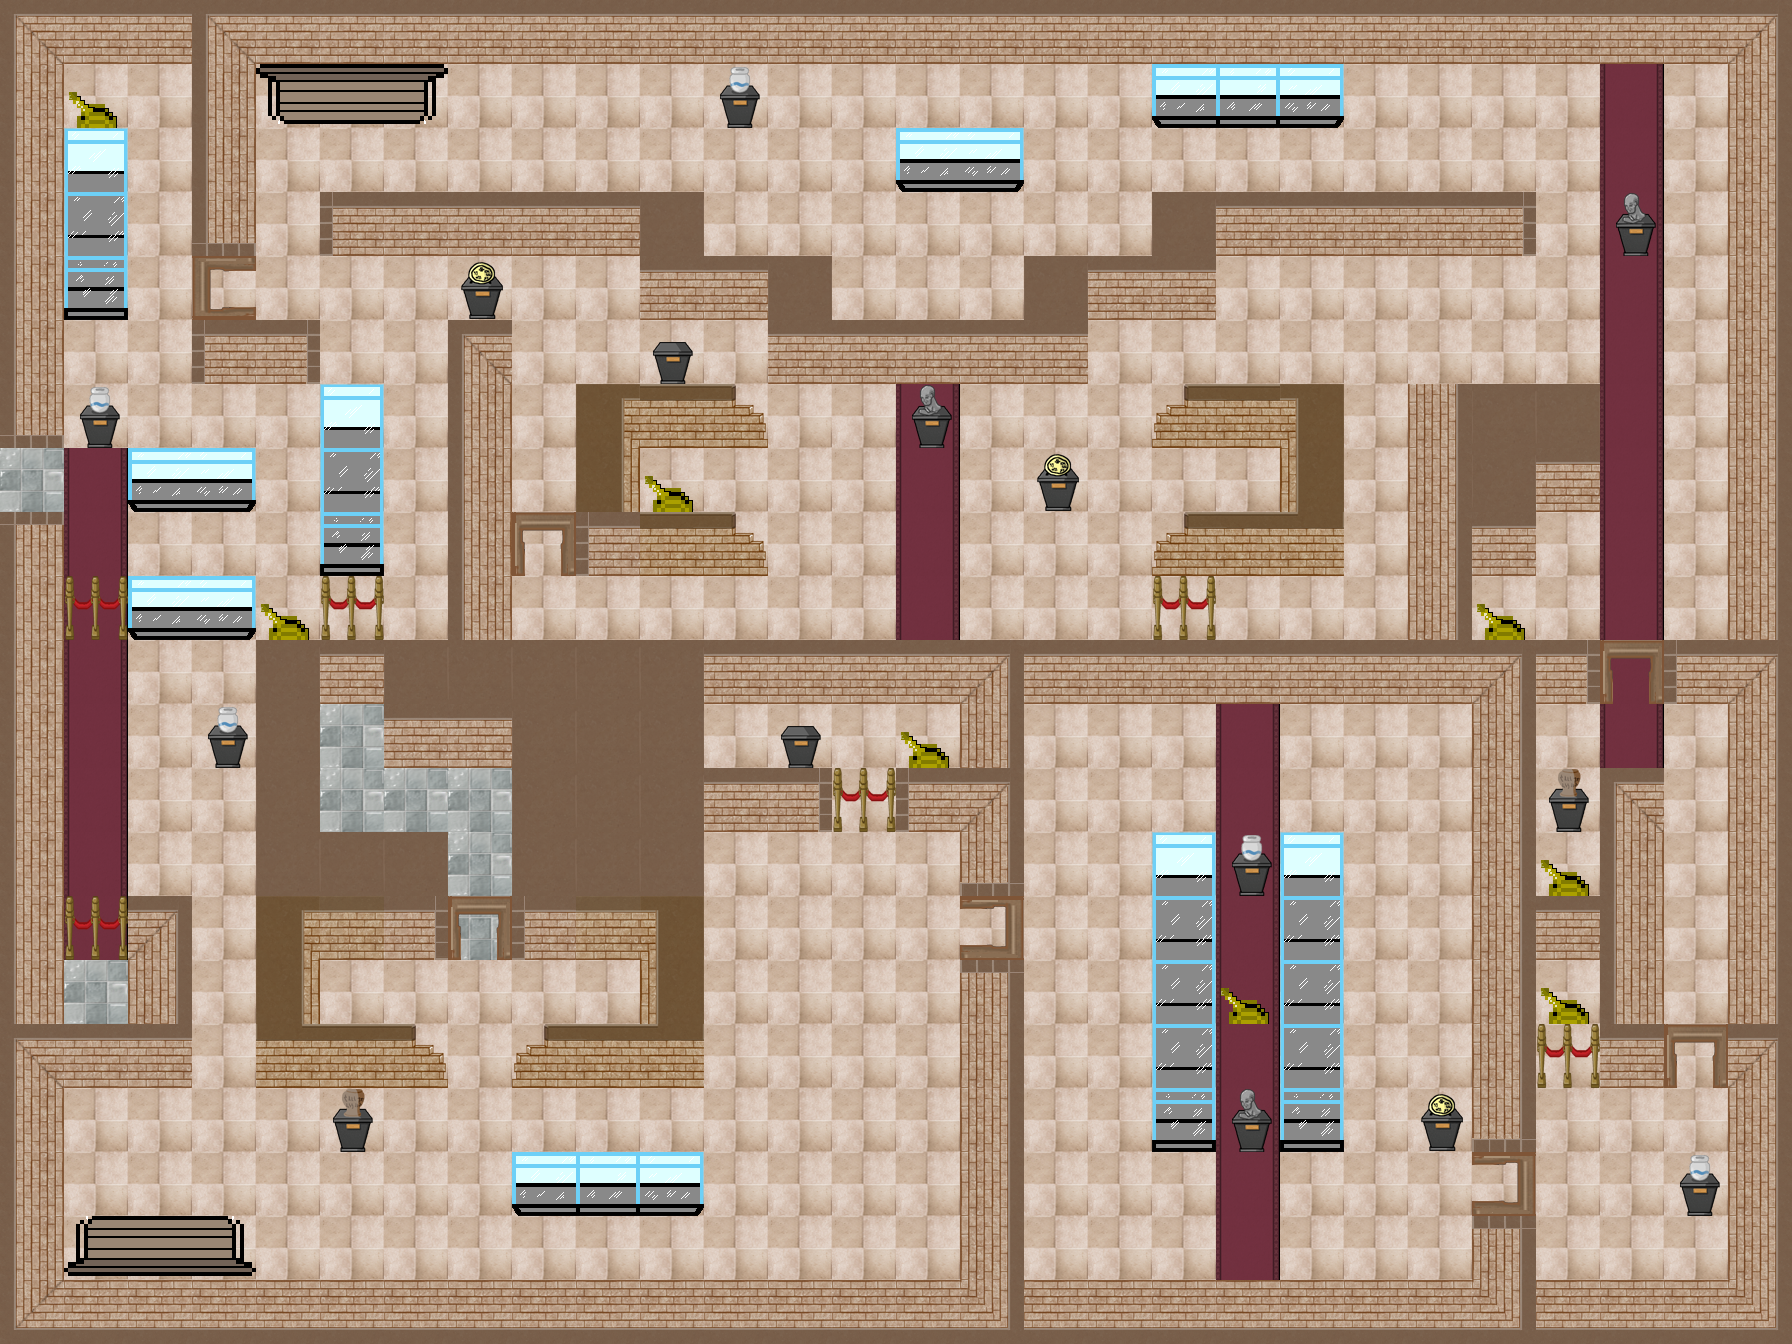

The image is a tile-based game level rendered from a .tmx file. Its description and source (layers, tilesets, objects; grid data summarised) follow:
An orthogonal 28x21 tile map with 64x64 px tiles, 3 tile layers (floor, logical, doodads), 2 tilesets.

<map version="1.0" orientation="orthogonal" renderorder="right-down" width="28" height="21" tilewidth="64" tileheight="64" nextobjectid="1">
 <tileset firstgid="1" name="tileset1" tilewidth="64" tileheight="64">
  <image source="../assets/tileset1.png" width="1024" height="704" />
 </tileset>
 <tileset firstgid="177" name="tileset2" tilewidth="64" tileheight="64">
  <image source="../assets/tileset2.png" width="1024" height="704" />
 </tileset>
 <layer name="floor" width="28" height="21">
  <data>[588 cells, 588 non-empty, 3 distinct tile ids]</data>
 </layer>
 <layer name="logical" width="28" height="21">
  <data>[588 cells, 264 non-empty, 38 distinct tile ids]</data>
 </layer>
 <layer name="doodads" width="28" height="21">
  <data>[588 cells, 36 non-empty, 10 distinct tile ids]</data>
 </layer>
</map>
